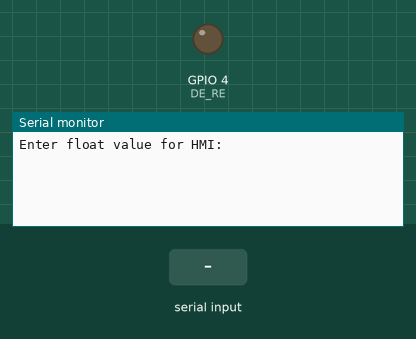
Simulated run of this sketch. Board: ESP32. Shown: output pins drawn as LEDs (lit = HIGH), the last lines printed to the serial monitor. Inputs (shaded band) come from the test bench.

Above: at 1.2 s.
1.3 s: "90,45\n" received over Serial
At 1.9 s:
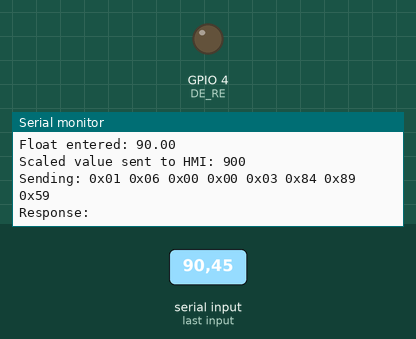
2.8 s: "30,150\n" received over Serial
At 4.0 s:
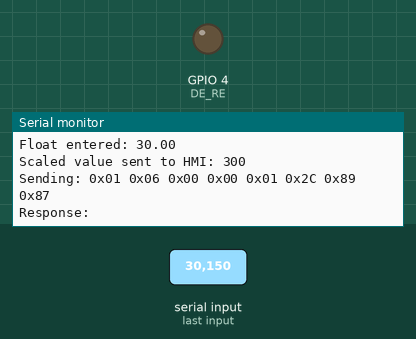
4.3 s: "5\n" received over Serial
At 5.3 s:
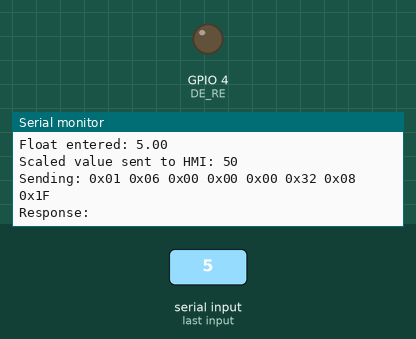

The sketch:

ModbusRTU_to_HMI_Number.ino
```cpp
#define TX_PIN 17
#define RX_PIN 16
#define DE_RE 4

HardwareSerial RS485(2);

uint16_t crc16(uint8_t *buf, int len)
{
  uint16_t crc = 0xFFFF;

  for (int pos = 0; pos < len; pos++) {
    crc ^= (uint16_t)buf[pos];

    for (int i = 0; i < 8; i++) {
      if (crc & 0x0001) {
        crc >>= 1;
        crc ^= 0xA001;
      }
      else
        crc >>= 1;
    }
  }
  return crc;
}

void setup()
{
  Serial.begin(115200);
  Serial.setTimeout(50);

  pinMode(DE_RE, OUTPUT);
  digitalWrite(DE_RE, LOW);

  RS485.begin(9600, SERIAL_8N1, RX_PIN, TX_PIN);

  Serial.println("Enter float value for HMI:");
}

void write_LW0(uint16_t value)
{
  uint8_t frame[8];

  frame[0] = 0x01;   // slave ID
  frame[1] = 0x06;   // write register
  frame[2] = 0x00;
  frame[3] = 0x00;   // LW0 = address 1
  frame[4] = value >> 8;
  frame[5] = value & 0xFF;

  uint16_t crc = crc16(frame,6);

  frame[6] = crc & 0xFF;
  frame[7] = crc >> 8;

  Serial.print("Sending: ");

  for(int i=0;i<8;i++)
  {
    Serial.print("0x");
    if(frame[i]<16) Serial.print("0");
    Serial.print(frame[i],HEX);
    Serial.print(" ");
  }

  Serial.println();

  digitalWrite(DE_RE, HIGH);

  RS485.write(frame,8);
  RS485.flush();

  digitalWrite(DE_RE, LOW);
}

void loop()
{
  if (Serial.available())
  {
    String inputString = Serial.readStringUntil('\n');   // read full line
    inputString.trim();                                  // remove spaces

    float input = inputString.toFloat();

    Serial.print("Float entered: ");
    Serial.println(input);

    uint16_t scaledValue = (uint16_t)round(input * 10.0);

    Serial.print("Scaled value sent to HMI: ");
    Serial.println(scaledValue);

    write_LW0(scaledValue);

    delay(100);

    Serial.print("Response: ");

    unsigned long start = millis();

    while (millis() - start < 200)
    {
      if (RS485.available())
      {
        uint8_t b = RS485.read();
        Serial.print("0x");
        if (b < 16) Serial.print("0");
        Serial.print(b, HEX);
        Serial.print(" ");
      }
    }

    Serial.println();
  }
}
```

Measured:
- after the input at 1.3 s, the serial monitor: prints a new line at once (image 1)
- after the input at 2.8 s, the serial monitor: prints a new line at once (image 2)
- after the input at 4.3 s, the serial monitor: prints a new line at once (image 3)
